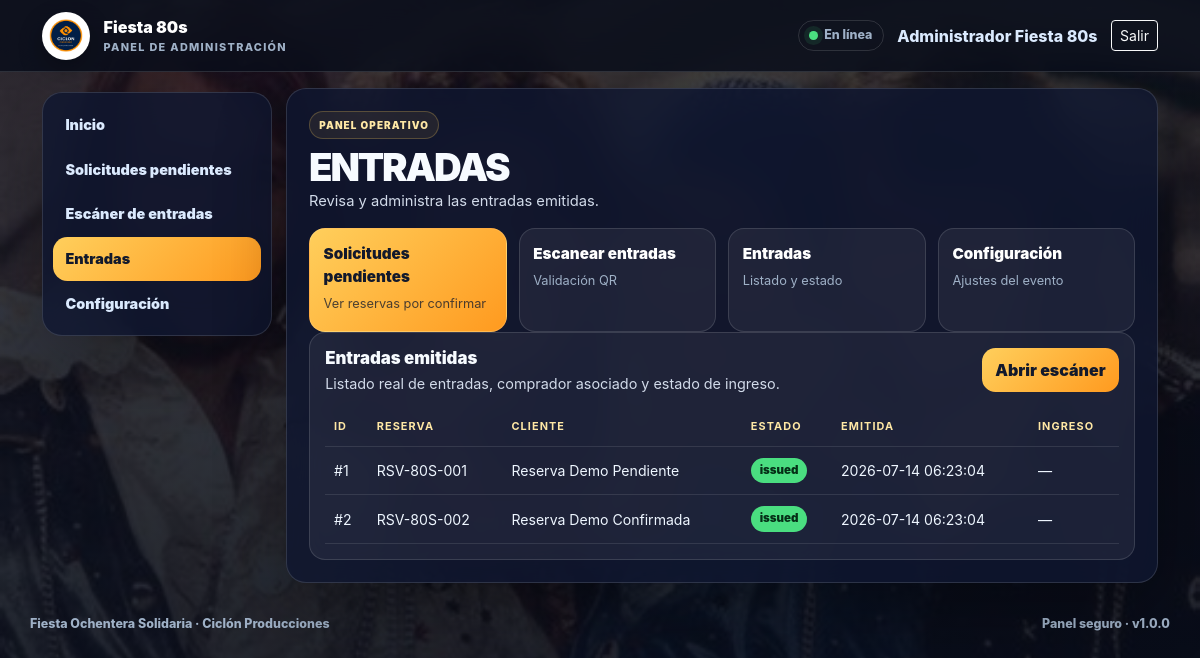
Screenshot of /admin/entradas/index.php (signed in) with the database file from the repository.
### tables this page shows
CREATE TABLE IF NOT EXISTS entradas (
  id BIGINT UNSIGNED AUTO_INCREMENT PRIMARY KEY,
  ticket_code VARCHAR(40) NULL,
  reserva_id BIGINT UNSIGNED NOT NULL,
  holder_name VARCHAR(160) NULL,
  qr_token_hash CHAR(64) NOT NULL,
  status ENUM('issued','entered','exited','void') NOT NULL DEFAULT 'issued',
  issued_at DATETIME NOT NULL DEFAULT CURRENT_TIMESTAMP,
  entered_at DATETIME NULL,
  exited_at DATETIME NULL,
  scanned_by BIGINT UNSIGNED NULL,
  UNIQUE KEY uq_entradas_qr_token_hash (qr_token_hash),
  KEY idx_entradas_ticket_code (ticket_code),
  KEY idx_entradas_status (status),
  CONSTRAINT fk_entradas_reserva FOREIGN KEY (reserva_id) REFERENCES reservas(id) ON DELETE CASCADE,
  CONSTRAINT fk_entradas_scanner FOREIGN KEY (scanned_by) REFERENCES admin_users(id) ON DELETE SET NULL
);

CREATE TABLE IF NOT EXISTS reservas (
  id BIGINT UNSIGNED AUTO_INCREMENT PRIMARY KEY,
  request_code VARCHAR(32) NOT NULL,
  full_name VARCHAR(160) NOT NULL,
  rut VARCHAR(20) NOT NULL,
  phone VARCHAR(32) NOT NULL,
  email VARCHAR(190) NOT NULL,
  people_count INT UNSIGNED NOT NULL DEFAULT 1,
  total_amount INT UNSIGNED NOT NULL,
  status ENUM('pending','approved','rejected','cancelled') NOT NULL DEFAULT 'pending',
  receipt_path VARCHAR(255) NULL,
  created_at DATETIME NOT NULL DEFAULT CURRENT_TIMESTAMP,
  updated_at DATETIME NOT NULL DEFAULT CURRENT_TIMESTAMP ON UPDATE CURRENT_TIMESTAMP,
  UNIQUE KEY uq_reservas_request_code (request_code),
  KEY idx_reservas_status_created (status, created_at),
  KEY idx_reservas_email (email)
);

### admin/index.php (called while the page is built, shortened)
<?php
require_once __DIR__ . '/../config/paths.php';
require_once __DIR__ . '/../app/Models/AdminPanelRepository.php';
$basePath = app_base_path();
$path = parse_url($_SERVER['REQUEST_URI'] ?? '/admin/', PHP_URL_PATH) ?: '/admin/';
$adminPos = strpos($path, '/admin');
if ($adminPos !== false) {
    $modulePath = trim(substr($path, $adminPos + strlen('/admin')), '/');
    $module = $modulePath === '' ? 'inicio' : (strtok($modulePath, '/') ?: 'inicio');
}
$userName = $_SESSION['admin_user_name'] ?? 'Administrador';
try {
    $factory = require __DIR__ . '/../config/database.php';
    $panelRepository = new AdminPanelRepository($factory());
    $panelData = $panelRepository->dashboardData();
} catch (Throwable) {
}
require __DIR__ . '/../app/Views/admin/dashboard.php';

### admin/entradas/index.php (called while the page is built)
<?php require __DIR__ . '/../index.php';

### config/paths.php (called while the page is built, shortened)
<?php
function app_base_path(): string
{
    $script = str_replace('\\', '/', $_SERVER['SCRIPT_NAME'] ?? '');
    $pos = strpos($script, '/admin/');
    return rtrim(substr($script, 0, $pos), '/');
}

### config/database.php (called while the page is built)
<?php
return static function (): PDO {
    $host = getenv('DB_HOST') ?: '127.0.0.1';
    $port = getenv('DB_PORT') ?: '3306';
    $database = getenv('DB_DATABASE') ?: 'fiesta_ochentera';
    $username = getenv('DB_USERNAME') ?: 'root';
    $password = getenv('DB_PASSWORD') ?: '';
    $charset = getenv('DB_CHARSET') ?: 'utf8mb4';
    $dsn = "mysql:host={$host};port={$port};dbname={$database};charset={$charset}";
    return new PDO($dsn, $username, $password, [
        PDO::ATTR_ERRMODE => PDO::ERRMODE_EXCEPTION,
        PDO::ATTR_DEFAULT_FETCH_MODE => PDO::FETCH_ASSOC,
        PDO::ATTR_EMULATE_PREPARES => false,
    ]);
};

### app/Models/AdminPanelRepository.php (called while the page is built, shortened)
<?php
final class AdminPanelRepository
{
    public function ensurePanelTables(): void
    {
        $this->db->exec("CREATE TABLE IF NOT EXISTS admin_settings (setting_key VARCHAR(80) PRIMARY KEY, setting_value TEXT NOT NULL, updated_at DATETIME NOT NULL DEFAULT CURRENT_TIMESTAMP ON UPDATE CURRENT_TIMESTAMP) ENGINE=InnoDB");
        $this->db->exec("INSERT IGNORE INTO admin_settings (setting_key, setting_value) VALUES ('event_name','Fiesta Ochentera Solidaria'),('sales_mode','Reservas con confirmación'),('notifications','Activas')");
    }
    public function dashboardData(): array
    {
        $settings = $this->settings();
        $pending = (int)$this->db->query("SELECT COUNT(*) FROM reservas WHERE status = 'pending'")->fetchColumn();
        $tickets = (int)$this->db->query('SELECT COUNT(*) FROM entradas')->fetchColumn();
        $entered = (int)$this->db->query("SELECT COUNT(*) FROM entradas WHERE status = 'entered'")->fetchColumn();
        return [
            'stats' => [
                ['label' => 'Solicitudes', 'value' => (string)$pending, 'hint' => 'Pendientes'],
                ['label' => 'Entradas', 'value' => (string)$tickets, 'hint' => 'Emitidas'],
                ['label' => 'Validadas', 'value' => (string)$entered, 'hint' => 'En puerta'],
            ],
            'reservas' => $this->reservas(),
            'entradas' => $this->entradas(),
            'settings' => $settings,
            'dbWarning' => '',
        ];
    }
    public function reservas(): array
    {
        return $this->db->query("SELECT id, request_code, full_name, people_count, total_amount, status, created_at FROM reservas ORDER BY created_at DESC LIMIT 12")->fetchAll();
    }
    public function entradas(): array
    {
        return $this->db->query("SELECT e.id, e.status, e.issued_at, e.entered_at, r.full_name, r.request_code FROM entradas e JOIN reservas r ON r.id = e.reserva_id ORDER BY e.issued_at DESC LIMIT 12")->fetchAll();
    }
    public function settings(): array
    {
        $rows = $this->db->query('SELECT setting_key, setting_value FROM admin_settings')->fetchAll();
        $settings = [];
        foreach ($rows as $row) {
            $settings[$row['setting_key']] = $row['setting_value'];
        }
        return $settings + ['event_name' => 'Fiesta Ochentera Solidaria', 'sales_mode' => 'Reservas con confirmación', 'notifications' => 'Activas'];
    }
}

### app/Views/admin/modules/entradas.php (the view, shortened to what this page needs)
<div class="admin-panel-section">
  <div class="admin-section-heading"><div><h2>Entradas emitidas</h2><p>Listado real de entradas, comprador asociado y estado de ingreso.</p></div><a class="admin-mini-button" href="<?= $basePath ?>/admin/scanner">Abrir escáner</a></div>
  <div class="admin-table-wrap"><table class="admin-table"><thead><tr><th>ID</th><th>Reserva</th><th>Cliente</th><th>Estado</th><th>Emitida</th><th>Ingreso</th></tr></thead><tbody>
    <?php foreach (($entradas ?? []) as $entrada): ?>
      <tr><td>#<?= (int)$entrada['id'] ?></td><td><?= htmlspecialchars($entrada['request_code'], ENT_QUOTES, 'UTF-8') ?></td><td><?= htmlspecialchars($entrada['full_name'], ENT_QUOTES, 'UTF-8') ?></td><td><span class="status-pill is-<?= htmlspecialchars($entrada['status'], ENT_QUOTES, 'UTF-8') ?>"><?= htmlspecialchars($entrada['status'], ENT_QUOTES, 'UTF-8') ?></span></td><td><?= htmlspecialchars((string)$entrada['issued_at'], ENT_QUOTES, 'UTF-8') ?></td><td><?= htmlspecialchars((string)($entrada['entered_at'] ?? '—'), ENT_QUOTES, 'UTF-8') ?></td></tr>
    <?php endforeach; ?>
  </tbody></table></div>
</div>

### app/Views/admin/dashboard.php (shortened to what this page needs)
<?php
$basePath = $basePath ?? '';
$appVersion = $appVersion ?? '1.0.0';
$userName = $userName ?? 'Administrador';
$module = $module ?? 'inicio';
$modules = [
    'inicio' => ['title' => 'Inicio', 'description' => 'Resumen general del panel y accesos rápidos.'],
    'reservas' => ['title' => 'Solicitudes pendientes', 'description' => 'Gestiona las reservas y solicitudes de mesas.'],
    'scanner' => ['title' => 'Escáner de entradas', 'description' => 'Valida entradas QR desde el dispositivo autorizado.'],
    'entradas' => ['title' => 'Entradas', 'description' => 'Revisa y administra las entradas emitidas.'],
    'configuracion' => ['title' => 'Configuración', 'description' => 'Ajustes generales del evento y del panel.'],
];
$currentModule = $modules[$module] ?? ['title' => 'Módulo no encontrado', 'description' => 'La ruta solicitada no está disponible.'];
$moduleTitle = $moduleTitle ?? $currentModule['title'];
$moduleView = __DIR__ . '/modules/' . (array_key_exists($module, $modules) ? $module : 'not-found') . '.php';
?>
<!doctype html>
<html lang="es">
<head>
  <link href="https://cdn.jsdelivr.net/npm/bootstrap@5.3.3/dist/css/bootstrap.min.css" rel="stylesheet">
  <link rel="stylesheet" href="<?= $basePath ?>/assets/css/pwa.css?v=<?= rawurlencode($appVersion) ?>">
  <link rel="stylesheet" href="<?= $basePath ?>/assets/css/login.css?v=<?= rawurlencode($appVersion) ?>">
</head>
<body class="login-body admin-shell has-mobile-app-nav">
  <header class="admin-header">
    <nav class="admin-navbar container">
      <a class="admin-brand" href="<?= $basePath ?>/admin/">
        <span class="logo-badge"><img src="<?= $basePath ?>/assets/logo-ciclon.jpeg" alt="Ciclón Producciones"></span>
        <span><strong>Fiesta 80s</strong><small>Panel de administración</small></span>
      </a>
      <div class="admin-userbar">
        <span class="connection-status" data-connection-status>En línea</span>
        <span class="admin-user-name"><?= htmlspecialchars($userName, ENT_QUOTES, 'UTF-8') ?></span>
        <a class="btn btn-sm btn-outline-light" href="<?= $basePath ?>/admin/logout">Salir</a>
      </div>
    </nav>
  </header>
  <main class="container admin-layout">
    <aside class="admin-sidebar" aria-label="Secciones del panel">
      <?php foreach ($modules as $key => $item): ?>
        <a class="admin-nav-link <?= $module === $key ? 'is-active' : '' ?>" href="<?= $basePath ?>/admin/<?= $key === 'inicio' ? '' : $key ?>">
          <span><?= htmlspecialchars($item['title'], ENT_QUOTES, 'UTF-8') ?></span>
        </a>
      <?php endforeach; ?>
    </aside>
    <section class="admin-content-card">
      <div class="admin-hero-row">
        <div>
          <span class="kicker">Panel operativo</span>
          <h1><?= htmlspecialchars($moduleTitle, ENT_QUOTES, 'UTF-8') ?></h1>
          <p><?= htmlspecialchars($currentModule['description'], ENT_QUOTES, 'UTF-8') ?></p>
        </div>
      </div>
      <div class="admin-actions-grid">
        <a class="admin-action is-warning" href="<?= $basePath ?>/admin/reservas?status=pending"><strong>Solicitudes pendientes</strong><span>Ver reservas por confirmar</span></a>
        <a class="admin-action" href="<?= $basePath ?>/admin/scanner"><strong>Escanear entradas</strong><span>Validación QR</span></a>
        <a class="admin-action" href="<?= $basePath ?>/admin/entradas"><strong>Entradas</strong><span>Listado y estado</span></a>
        <a class="admin-action" href="<?= $basePath ?>/admin/configuracion"><strong>Configuración</strong><span>Ajustes del evento</span></a>
      </div>
      <?php require $moduleView; ?>
    </section>
  </main>
  <footer class="admin-footer container"><span>Fiesta Ochentera Solidaria · Ciclón Producciones</span><span>Panel seguro · v<?= htmlspecialchars($appVersion, ENT_QUOTES, 'UTF-8') ?></span></footer>
</body>
</html>

### public/assets/css/pwa.css (style rules this page uses)
:root { --bg:#080d1a;--bg2:#0f1730;--line:rgba(255,255,255,.14);--white:#f7fbff;--text:#d2dbea;--muted:#9fb1c7;--pink:#ff4fb8;--cyan:#38dfff;--violet:#8a63ff;--gold:#ffcf5c;--orange:#ff9a1f;--green:#4ade80;--danger:#fb7185 }
* { box-sizing:border-box }
body { margin:0;font-family:Inter,ui-sans-serif,system-ui,-apple-system,BlinkMacSystemFont,"Segoe UI",sans-serif;color:var(--white);background:radial-gradient(circle at 15% 12%,rgba(255,79,184,.14),transparent 28rem),radial-gradient(circle at 88% 6%,rgba(56,223,255,.12),transparent 24rem),linear-gradient(180deg,#070b15,#0a1020 48%,#0b1225) }
.connection-status { display:inline-flex;align-items:center;gap:.4rem;border:1px solid var(--line);border-radius:999px;padding:.35rem .65rem;color:var(--muted);font-size:.78rem;font-weight:850 }
.connection-status::before { content:"";width:.55rem;height:.55rem;border-radius:50%;background:var(--green);box-shadow:0 0 0 5px rgba(74,222,128,.1) }

### rows the page displays
entradas: id "1", reserva.request_code "RSV-80S-001", reserva.full_name "Reserva Demo Pendiente", status "issued", issued_at "2026-07-14 06:23:04", entered_at "—"
entradas: id "2", reserva.request_code "RSV-80S-002", reserva.full_name "Reserva Demo Confirmada", status "issued", issued_at "2026-07-14 06:23:04", entered_at "—"

### other values shown
$userName "Administrador Fiesta 80s"
$item['title'] "Inicio"
$item['title'] "Solicitudes pendientes"
$item['title'] "Escáner de entradas"
$item['title'] "Entradas"
$item['title'] "Configuración"
$moduleTitle "ENTRADAS"
$currentModule['description'] "Revisa y administra las entradas emitidas."
$appVersion "1.0.0"
